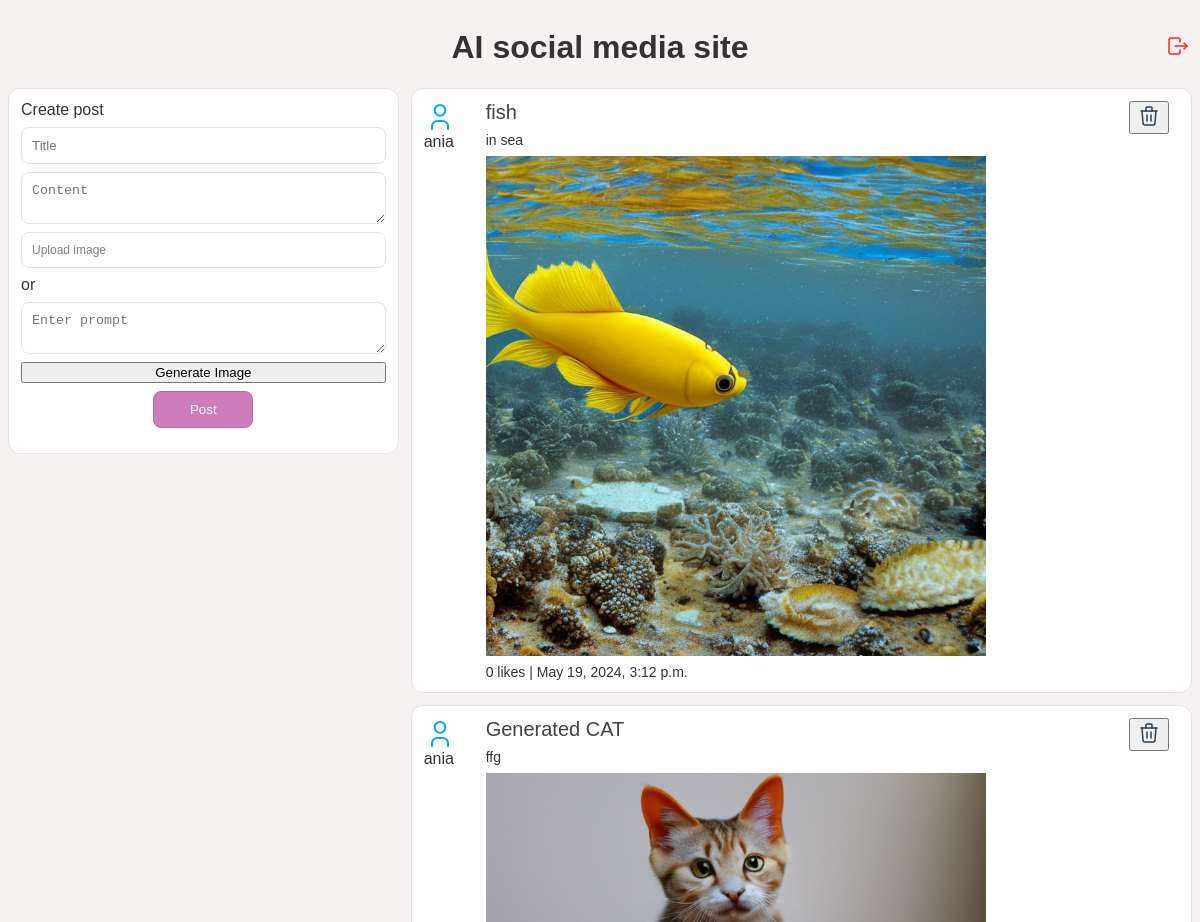
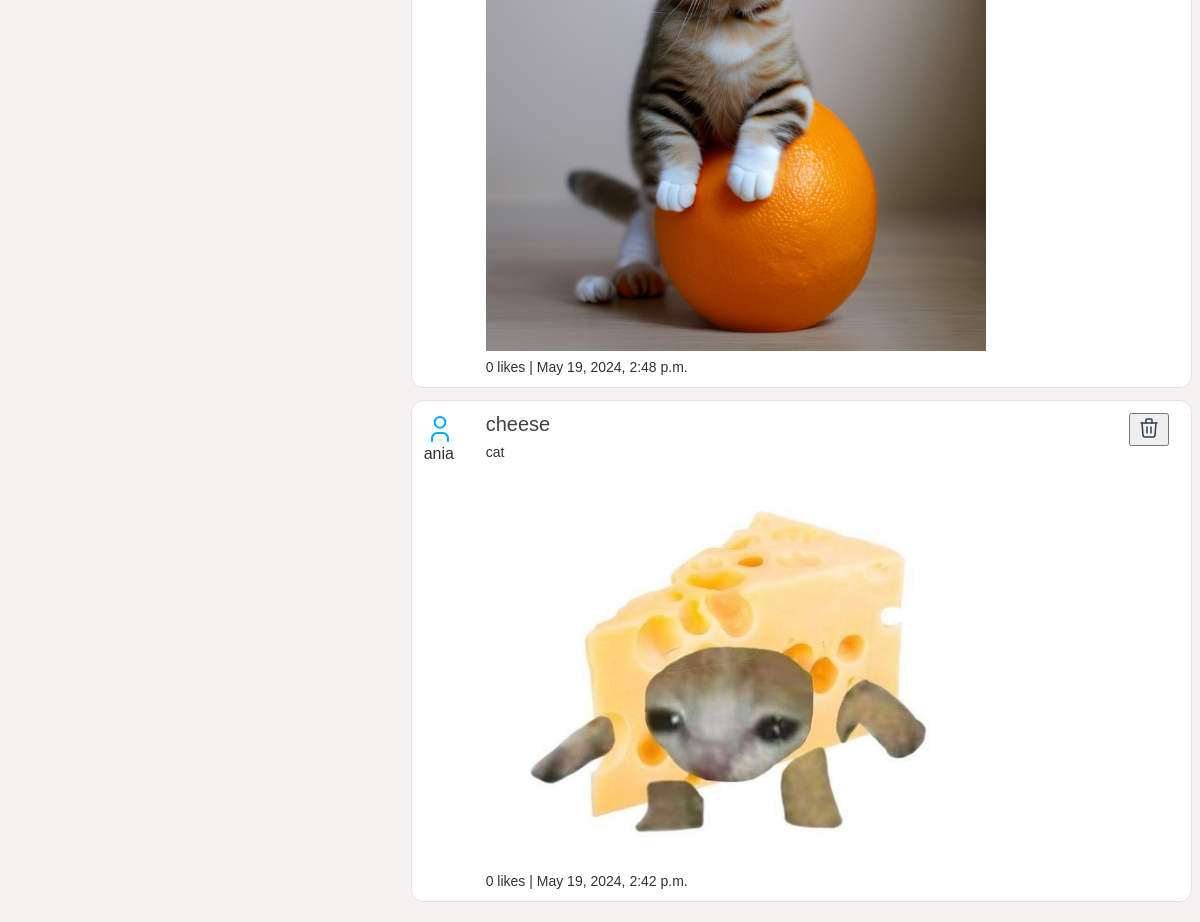
/apka/ (signed in), run on an earlier commit of the app's database (2 pictures, top to bottom).
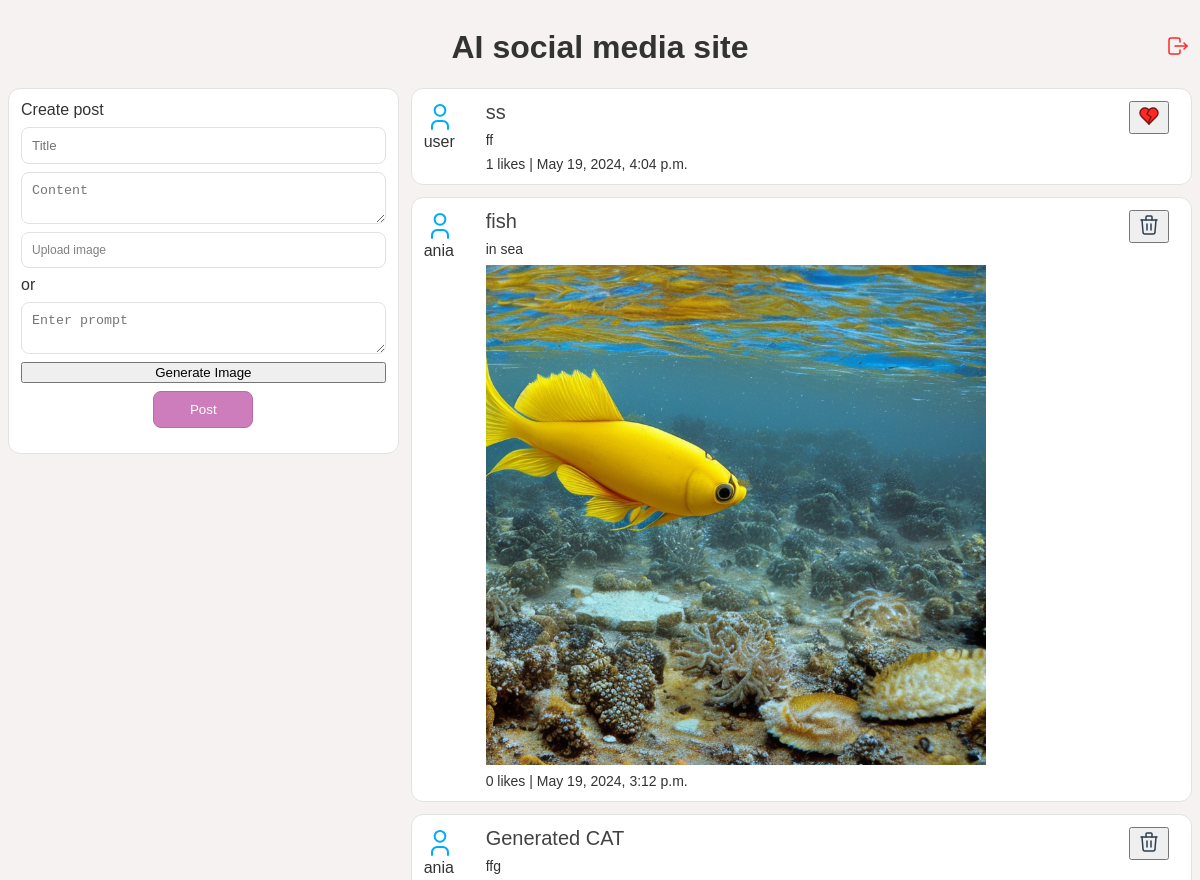
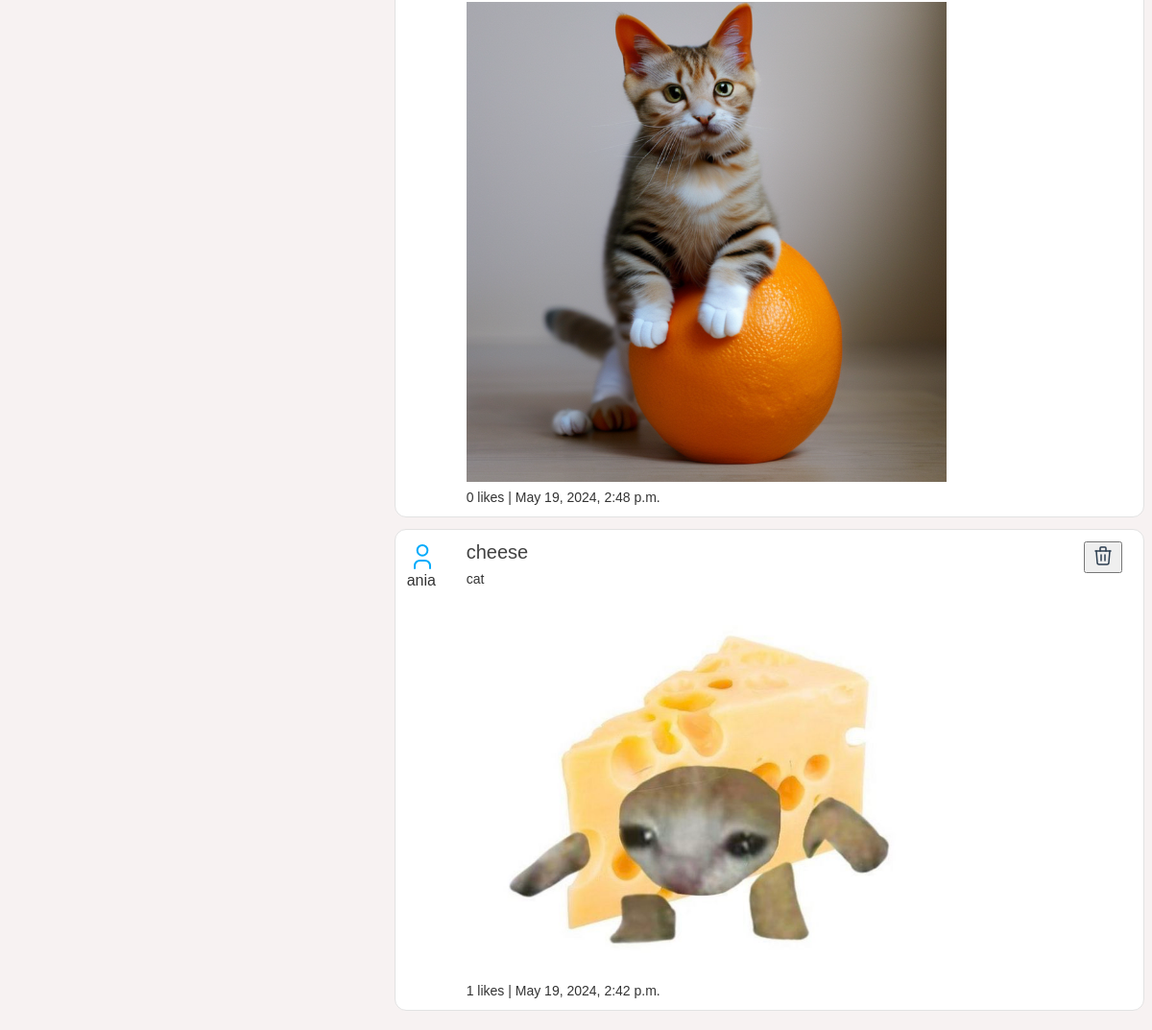
And on a later commit of the database (2 pictures, top to bottom).
### apka/models.py (models this page shows, shortened)
class Post(models.Model):
    title = models.CharField(max_length=100)
    content = models.TextField()
    image = models.ImageField(upload_to='posts/', null=True, blank=True)
    author = models.ForeignKey(User, on_delete=models.CASCADE)
    created_at = models.DateTimeField(auto_now_add=True)
    @property
    def likes_count(self):
        return Like.objects.filter(post=self).count()

### apka/views.py (the view)
# urls.py: path('', views.index, name='index'),
def index(request):
    if 'sessionid' not in request.COOKIES:
        return redirect('logout')
    user = request.user
    generated_image_url = request.session.pop('generated_image_url', None)
    if request.method == 'POST':
        form = PostForm(request.POST, request.FILES)
        if form.is_valid():
            post = form.save(commit=False)
            post.author = request.user
            if generated_image_url:
                post.image = generated_image_url
            post.save()
            return redirect('index')
    else:
        form = PostForm()
    posts = Post.objects.all().order_by('-created_at')
    context = {
        'user': user,
        'posts': posts,
        'form': form
    }
    return render(request, 'apka/index.html', context)

### apka/forms.py
class PostForm(forms.ModelForm):
    class Meta:
        model = Post
        fields = ['title', 'content', 'image']

### apka/templatetags/custom_filters.py (called while the page is built)
@register.filter
def is_liked_by_user(post, user):
    return Like.objects.filter(post=post, user=user).exists()

### apka/templates/apka/index.html (shortened to what this page needs)
{% load static %}
{% load custom_filters %}
<!DOCTYPE html>
<html lang="en">
<head>
    <link rel="stylesheet" type="text/css" href="{% static 'apka/styles.css' %}">
</head>
<body>
    <div class="navbar">
        <h1>AI social media site</h1>
        <a class="right" href="{% url 'logout' %}">
        </a>
    </div>
    <div class="main">
        <div class="container create_post" id="create_post_container">
            Create post
            <form class="form" method="POST" enctype="multipart/form-data">
                <input class="form_title" type="text" id="id_title" name="title" placeholder="Title">
                <textarea class="form_content" id="id_content" name="content" rows="2" placeholder="Content"></textarea>
                <label for="id_image" class="form_image">
                    Upload image
                </label>
                <span>or</span>
                <textarea class="form_content" id="textInput" placeholder="Enter prompt"></textarea>
                <button type="button" onclick="generateImage()">Generate Image</button>
                <button class="form_button" type="submit">Post</button>
            </form>
        </div>
        <div class="posts">
            {% for post in posts %}
                <div class="container">
                    <div class="post">
                        <div>
                            <span class="author">
                                {{ post.author }}
                            </span>
                        </div>
                        <div class="post_content">
                            <span class="title">{{ post.title }}</span>
                            <span class="content">{{ post.content }}</span>
                            {% if post.image %}
                            <img id="post_image" src="{{ post.image.url }}" alt="Post Image">
                            {% endif %}
                            <span class="content">{{ post.likes_count }} likes | {{ post.created_at }}</span>
                        </div>
                        {% if post.author == user %}
                            <div class="right">
                                <form method="POST" action="{% url 'delete_post' post.id %}">
                                    <button type="submit" class="delete_button">
                                    </button>
                                </form>
                            </div>
                        {% endif %}
                        {% if post.author != user %}
                            <div class="right">
                                <form action="{% url 'like_post' post.id %}" method="post">
                                    <button type="submit">
                                    </button>
                                </form>
                            </div>
                        {% endif %}
                    </div>
                </div>
            {% endfor %}
        </div>
    </div>
</body>
</html>

### apka/static/apka/styles.css (style rules this page uses)
body { font-family: Arial, sans-serif; background-color: #f7f2f2; color: #333; }
.navbar { width: 100%; display: flex; align-items: center; text-align: center; justify-content: center; }
.main { display: grid; grid-template-columns: 1fr 2fr; grid-gap: 12px; max-width: 1200px; margin: auto; }
.container { display: flex; border-radius: 12px; border: 1px solid rgb(226, 226, 226); background-color: white; flex-direction: column; padding: 12px; gap: 8px; margin-bottom: 12px; }
.post { display: flex; flex-direction: row; position: relative; }
.right { position: absolute; right: 10px; }
.post_content { display: flex; flex-direction: column; margin-left: 30px; text-align: left; gap: 8px; }
.author { display: flex; flex-direction: column; }
.create_post { height: 340px; }
#post_image { max-width: 500px; height: auto; object-fit: contain; margin: 0 auto; }
.title { font-size: 20px; font-weight: 500; color: rgb(66, 66, 66); }
.content { font-size: 14px; clear: rgb(66, 66, 66); }
.form { display: flex; flex-direction: column; gap: 8px; }
.form_title { border: 1px solid rgb(226, 226, 226); border-radius: 8px; padding: 10px; }
.form_content { border-radius: 8px; border: 1px solid rgb(226, 226, 226); padding: 10px; }
.form_image { border-radius: 8px; border: 1px solid rgb(226, 226, 226); padding: 10px; cursor: pointer; font-size: 12px; color: gray; }
.form_button { background-color: #ce7dbc; color: white; padding: 10px 20px; border: 1px solid #b969a8; border-radius: 8px; cursor: pointer; width: 100px; margin: 0 auto; }

What changed in the data, as far as the page shows it:
added Post: author "user", title "ss", content "ff", likes_count "1", created_at "May 19, 2024, 4:04 p.m."
computed for Post "cheese": likes_count "0" → "1"
